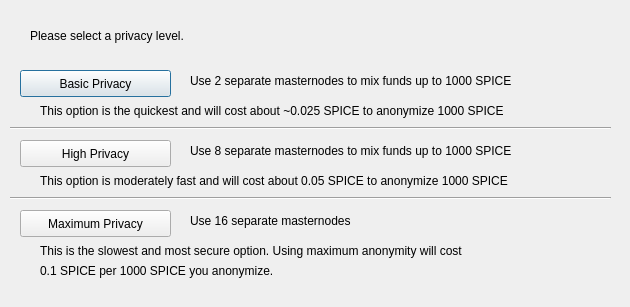
<?xml version="1.0" encoding="UTF-8"?>
<ui version="4.0">
 <class>DarksendConfig</class>
 <widget class="QDialog" name="DarksendConfig">
  <property name="geometry">
   <rect>
    <x>0</x>
    <y>0</y>
    <width>630</width>
    <height>307</height>
   </rect>
  </property>
  <property name="windowTitle">
   <string>Configure PrivateSend</string>
  </property>
  <widget class="QPushButton" name="buttonBasic">
   <property name="geometry">
    <rect>
     <x>20</x>
     <y>70</y>
     <width>151</width>
     <height>27</height>
    </rect>
   </property>
   <property name="text">
    <string>Basic Privacy</string>
   </property>
  </widget>
  <widget class="QPushButton" name="buttonHigh">
   <property name="geometry">
    <rect>
     <x>20</x>
     <y>140</y>
     <width>151</width>
     <height>27</height>
    </rect>
   </property>
   <property name="text">
    <string>High Privacy</string>
   </property>
  </widget>
  <widget class="QPushButton" name="buttonMax">
   <property name="geometry">
    <rect>
     <x>20</x>
     <y>210</y>
     <width>151</width>
     <height>27</height>
    </rect>
   </property>
   <property name="text">
    <string>Maximum Privacy</string>
   </property>
  </widget>
  <widget class="QLabel" name="label">
   <property name="geometry">
    <rect>
     <x>30</x>
     <y>20</y>
     <width>571</width>
     <height>31</height>
    </rect>
   </property>
   <property name="text">
    <string>Please select a privacy level.</string>
   </property>
  </widget>
  <widget class="QLabel" name="label_2">
   <property name="geometry">
    <rect>
     <x>190</x>
     <y>70</y>
     <width>421</width>
     <height>21</height>
    </rect>
   </property>
   <property name="text">
    <string>Use 2 separate masternodes to mix funds up to 1000 SPICE</string>
   </property>
  </widget>
  <widget class="QLabel" name="label_3">
   <property name="geometry">
    <rect>
     <x>190</x>
     <y>140</y>
     <width>411</width>
     <height>21</height>
    </rect>
   </property>
   <property name="text">
    <string>Use 8 separate masternodes to mix funds up to 1000 SPICE</string>
   </property>
  </widget>
  <widget class="QLabel" name="label_4">
   <property name="geometry">
    <rect>
     <x>190</x>
     <y>210</y>
     <width>421</width>
     <height>21</height>
    </rect>
   </property>
   <property name="text">
    <string>Use 16 separate masternodes</string>
   </property>
  </widget>
  <widget class="QLabel" name="label_6">
   <property name="geometry">
    <rect>
     <x>40</x>
     <y>100</y>
     <width>561</width>
     <height>21</height>
    </rect>
   </property>
   <property name="text">
    <string>This option is the quickest and will cost about ~0.025 SPICE to anonymize 1000 SPICE</string>
   </property>
  </widget>
  <widget class="QLabel" name="label_7">
   <property name="geometry">
    <rect>
     <x>40</x>
     <y>170</y>
     <width>561</width>
     <height>21</height>
    </rect>
   </property>
   <property name="text">
    <string>This option is moderately fast and will cost about 0.05 SPICE to anonymize 1000 SPICE</string>
   </property>
  </widget>
  <widget class="QLabel" name="label_8">
   <property name="geometry">
    <rect>
     <x>40</x>
     <y>240</y>
     <width>561</width>
     <height>21</height>
    </rect>
   </property>
   <property name="text">
    <string>This is the slowest and most secure option. Using maximum anonymity will cost</string>
   </property>
  </widget>
  <widget class="QLabel" name="label_9">
   <property name="geometry">
    <rect>
     <x>40</x>
     <y>260</y>
     <width>561</width>
     <height>21</height>
    </rect>
   </property>
   <property name="text">
    <string>0.1 SPICE per 1000 SPICE you anonymize.</string>
   </property>
  </widget>
  <widget class="Line" name="line">
   <property name="geometry">
    <rect>
     <x>10</x>
     <y>120</y>
     <width>601</width>
     <height>16</height>
    </rect>
   </property>
   <property name="orientation">
    <enum>Qt::Horizontal</enum>
   </property>
  </widget>
  <widget class="Line" name="line_2">
   <property name="geometry">
    <rect>
     <x>10</x>
     <y>190</y>
     <width>601</width>
     <height>16</height>
    </rect>
   </property>
   <property name="orientation">
    <enum>Qt::Horizontal</enum>
   </property>
  </widget>
 </widget>
 <resources/>
 <connections/>
</ui>
